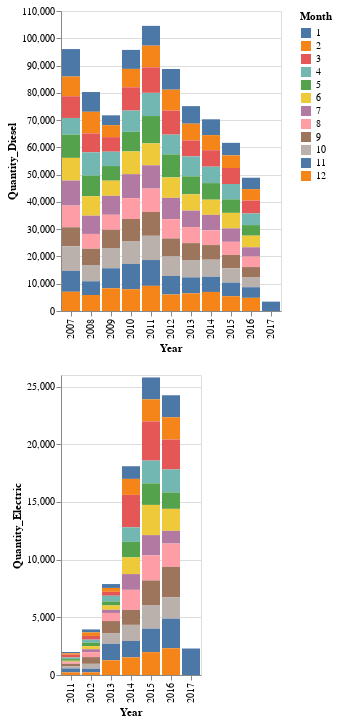

Notebook code cell kept with this figure:
### Markdown cell above
Electric car sales have increased year on year from 2011 to 2015. Although they have then fallen in 2016, they haven't done so by much. Sales by month are not even, with some months repeatedly having higher electric car sales and some much lower. This can be seen when comparing March with July for 2014, 2015 and 2016. In 2013, the months with the highest electric car sales are August to December. This could possibly be explained by govenment incentives as the quantity of electric car sales more than doubles in the following year.

### Code cell
diesel_sales & electric_sales
